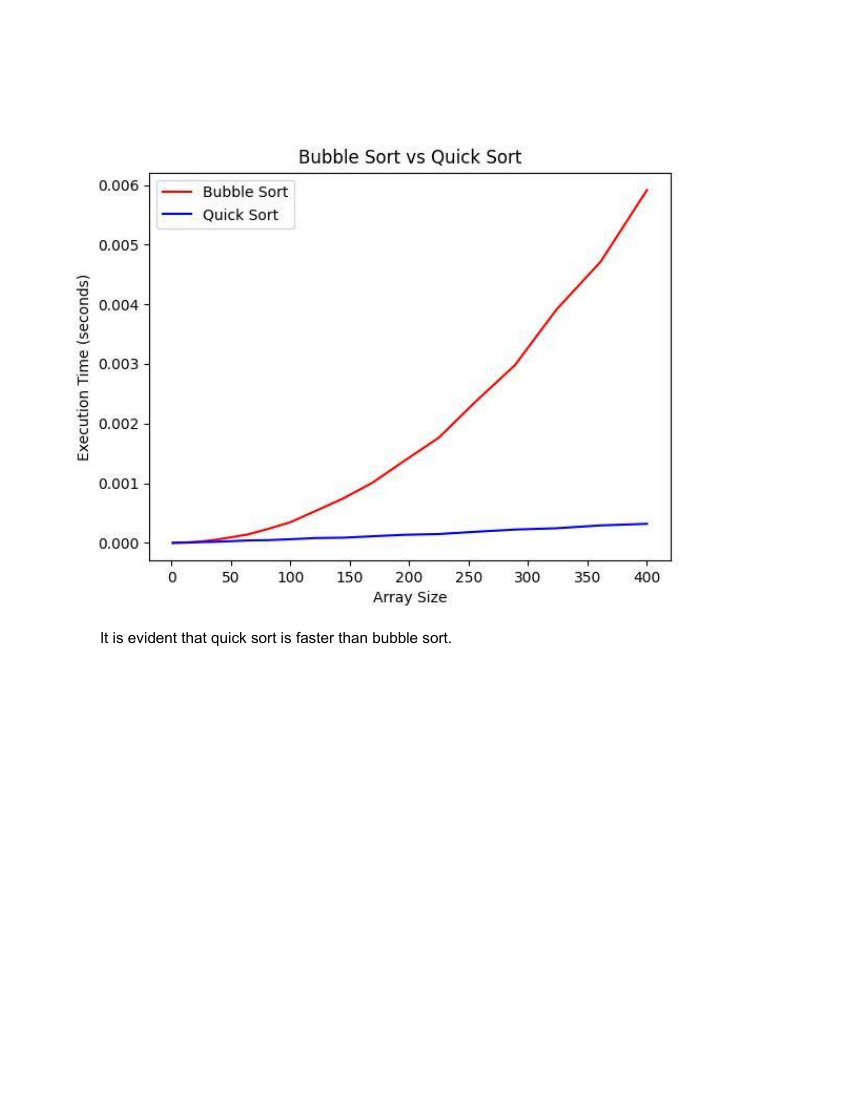

Write Python code to recreate this figure.
import sys 
import random
import timeit
import copy
import math
import matplotlib.pyplot as plt
sys.setrecursionlimit(20000)


# Bubble sort implementation from slides
def bubblesort(arr):
    n = len(arr)
    for i in range(n):
        for j in range(0, n-i-1):
            if arr[j] > arr[j+1]:
                temp = arr[j]
                arr[j] = arr[j+1]
                arr[j+1] = temp

# Quicksort implementation from slides
def quicksort(arr, low, high):
    if low < high:
        pivot_index = partition(arr, low, high)
        quicksort(arr, low, pivot_index - 1)
        quicksort(arr, pivot_index + 1, high)
    return arr

def partition(arr, low, high):
    pivot = arr[low]
    left = low + 1
    right = high
    done = False;
    while not done:
        while left <= right and arr[left] <= pivot:
            left = left + 1
        while arr[right] >= pivot and right >= left:
            right = right - 1
        if right < left:
            done = True
        else:
            arr[left], arr[right] = arr[right], arr[left]

    arr[low], arr[right] = arr[right], arr[low]

    return right


# Creating arrays from size 1-20
sizes = [i**2 for i in range(1, 21)]

# Array intialization
bubble_times = []
quick_times = []
arr1 = []

# Creating random arrays
for size in sizes:
    n = [random.randint(0,10000) for i in range(size)]
    arr1.append(n)

# Deep copying arr1 because bubblesort sorts in place, thus we need to make another array
# Generated with ChatGPT
arr2 = copy.deepcopy(arr1)

# Timing bubblesort
for arr in arr1:
    bubble_times.append(timeit.timeit(lambda: bubblesort(arr), number = 1))

# Timing quicksort
for arr in arr2:
    quick_times.append(timeit.timeit(lambda: quicksort(arr, 0, len(arr) - 1), number = 1))


# Plotting
plt.plot(sizes, bubble_times, color='red', label='Bubble Sort')
plt.plot(sizes, quick_times, color='blue', label='Quick Sort')
plt.xlabel('Array Size')
plt.ylabel('Execution Time (seconds)')
plt.title('Bubble Sort vs Quick Sort')
plt.legend()
plt.savefig('ex2.jpg')
plt.clf()

# Best case, average case and worst case for bubblesort. Generated with ChatGPT
# Best case: O(n), already sorted
best_bubble = [i for i in range(1, 1000)]
# Average case: O(n^2), random order
average_bubble = [random.randint(0,10000) for i in range(1,1000)]
# Worst case: O(n^2), in descending order
worst_bubble = [i for i in range(1000, 1, -1)]

# Best case, average case and worst case for quicksort.
# Best case: O(nlogn), random order
best_quick = copy.deepcopy(average_bubble)
# Average case: O(nlogn), random order
average_quick = copy.deepcopy(average_bubble)
# Worst case: O(n^2), in descending order or asecending order (already sorted)
worst_quick = copy.deepcopy(best_bubble)

# Timing bubblesort cases 10 times
time_best_bubble = timeit.timeit(lambda: bubblesort(best_bubble), number=1)
time_average_bubble = timeit.timeit(lambda: bubblesort(average_bubble), number=1)
time_worst_bubble = timeit.timeit(lambda: bubblesort(worst_bubble), number=1)

# Timing quicksort cases 10 times
time_best_quick = timeit.timeit(lambda: quicksort(best_quick, 0, len(best_quick) - 1), number=1)
time_average_quick = timeit.timeit(lambda: quicksort(average_quick, 0, len(average_quick) -1), number=1)
time_worst_quick = timeit.timeit(lambda: quicksort(worst_quick, 0, len(worst_quick) - 1), number=1)

# Plot the results, generated with ChatGPT
plt.plot(['Best Case', 'Average Case', 'Worst Case'], [time_best_bubble, time_average_bubble, time_worst_bubble], label='Bubble Sort')
plt.plot(['Best Case', 'Average Case', 'Worst Case'], [time_best_quick, time_average_quick, time_worst_quick], label='Quick Sort')
plt.xlabel('Case')
plt.ylabel('Time (s)')
plt.title('Comparison of Bubble Sort and Quick Sort')
plt.legend()
plt.savefig('ex2_cases.jpg')





